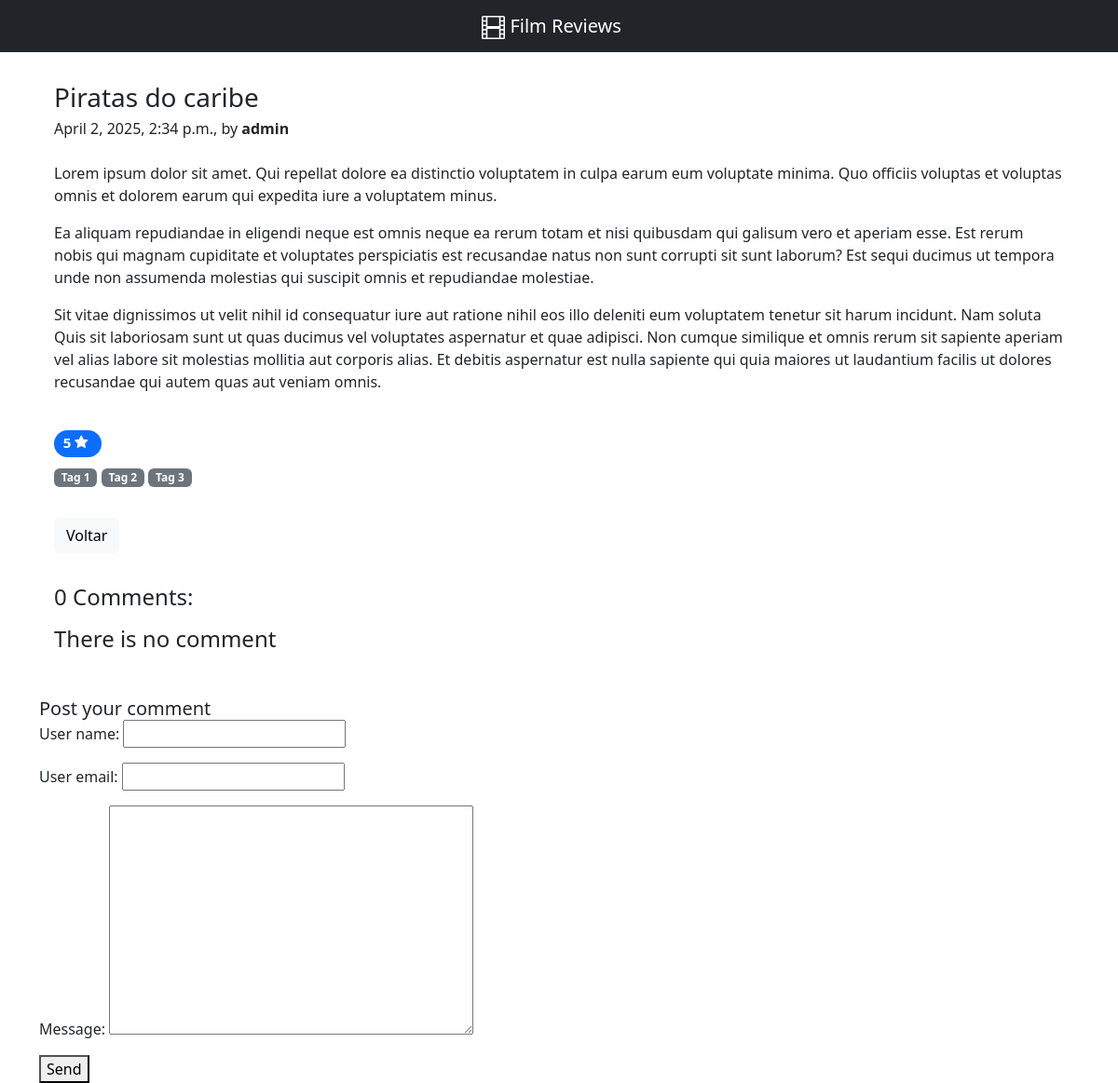
/reviews/2025/4/2/piratas-do-caribe, run on an earlier commit of the app's database.
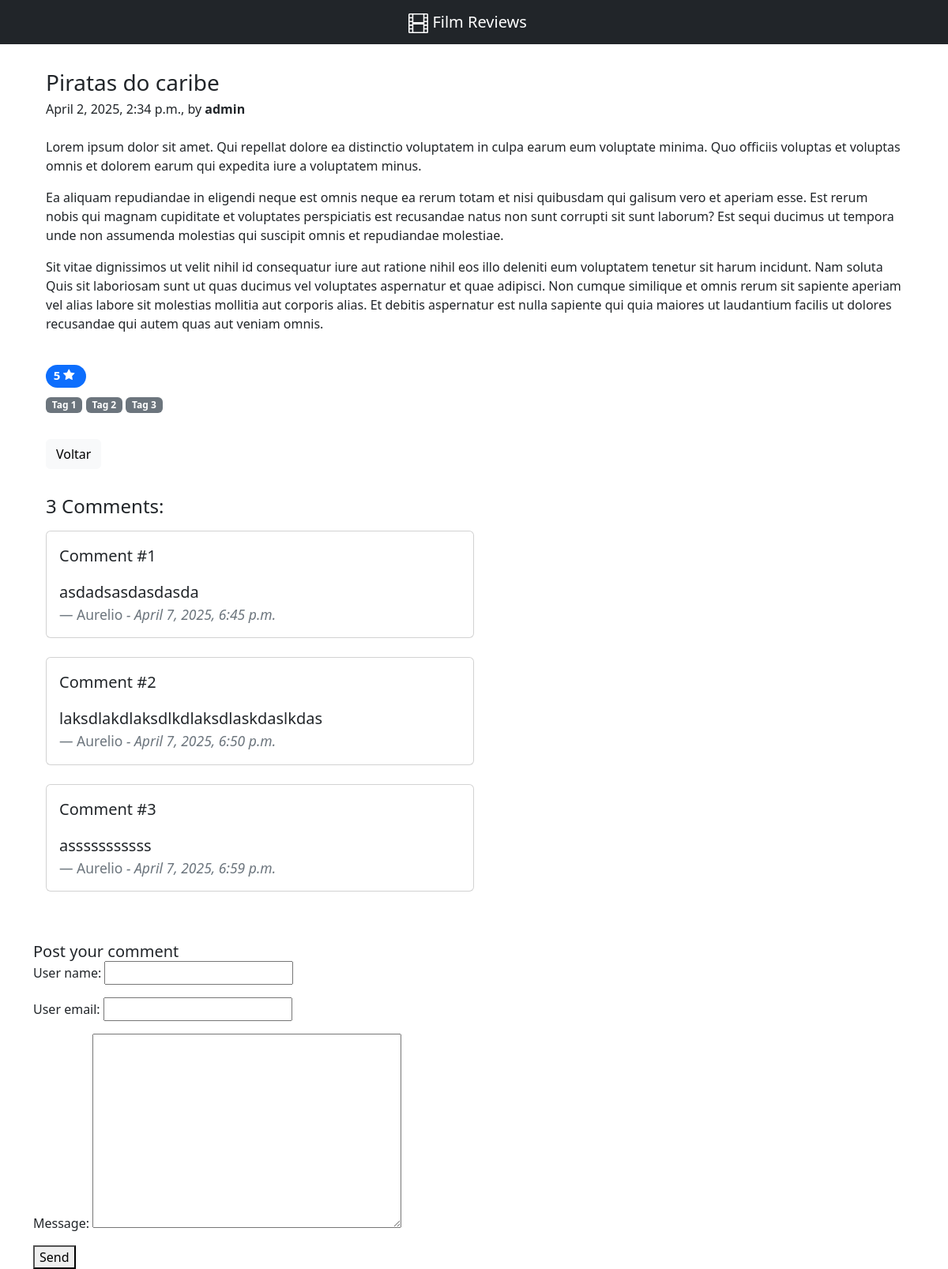
And on a later commit of the database.
### review/models.py (models this page shows)
class Comment(models.Model):
    review = models.ForeignKey(Review, on_delete=models.CASCADE, related_name="comments")
    user_name = models.CharField(max_length=200)
    user_email = models.EmailField()
    message = models.TextField(max_length=400)
    active = models.BooleanField(default=True)
    created_at = models.DateTimeField(auto_now_add=True)
    updated_at = models.DateTimeField(auto_now=True)

### review/views.py (the view)
# urls.py: path("<int:year>/<int:month>/<int:day>/<slug:slugfied_title>", views.review_detail, name="review_detail"),
def review_detail(request, year, month, day, slugfied_title):
    form = CommentForm()
    review: Review = get_object_or_404(
        Review.published,
        published_ad__year=year,
        published_ad__month=month,
        published_ad__day=day,
        slugfied_title = slugfied_title
    )
    comments = review.comments.filter(active=True)
    return render(request, "review/detail.html", {"review": review, "form": form, "comments": comments})

### review/forms.py
class CommentForm(forms.ModelForm):
    class Meta:
        model = Comment
        fields = ["user_name","user_email","message"]

### review/models.py (called while the page is built)
    def get_queryset(self) -> QuerySet:
        return super().get_queryset().filter(status='10')

### review/templates/review/detail.html (shortened to what this page needs)
{% extends 'review/base.html' %}
{% block content %}
    <div class="col-md-12 mx-auto">
      <div class="card flex-md-row mb-4 h-md-250 border-0">
        <div class="card-body d-flex flex-column align-items-start">
          <h3 class="mb-1">{{ review.title }}</h3>
          <div class="mb-4">
            {{ review.published_ad }}, by <strong>{{ review.author.username }}</strong>
          </div>
          <p class="card-text mb-auto">{{ review.body | linebreaks }}</p>
          <div class="bd-example m-0 border-0 mt-2">
            <h5>
              <span class="badge rounded-pill text-bg-primary">
                {{ review.rating }}
              </span>
            </h5>
            <a href=""><span class="badge text-bg-secondary">Tag 1</span></a>
            <a href=""><span class="badge text-bg-secondary">Tag 2</span></a>
            <a href=""><span class="badge text-bg-secondary">Tag 3</span></a>
          </div>
          <a href="{% url "reviews:review_list" %}" class="btn btn-light">Voltar</a>
          {% with comments_total=comments.count %}
          <h4 class="mb-3">{{ comments_total }} Comment{{ comments_total|pluralize }}: </h4>
          {% endwith %}
          {% for comment in comments %}
            <div class="card mb-4 col-md-6">
              <div class="card-body">
                <blockquote class="blockquote mb-0">
                  <p>Comment #{{ forloop.counter }}</p>
                  <p>{{ comment.message }}</p>
                  <footer class="blockquote-footer">{{ comment.user_name }} <cite title="Source Title"> - {{ comment.created_at }}</cite></footer>
                </blockquote>
              </div>
            </div>
          {% empty %}
            <h4>There is no comment</h4>
          {% endfor %}
          {% include 'review/includes/comment_form.html' %}
        </div>
{% endblock %}

What changed in the data, as far as the page shows it:
added Comment: message "asdadsasdasdasda", user_name "Aurelio", created_at "April 7, 2025, 6:45 p.m."
added Comment: message "laksdlakdlaksdlkdlaksdlaskdaslkdas", user_name "Aurelio", created_at "April 7, 2025, 6:50 p.m."
added Comment: message "asssssssssss", user_name "Aurelio", created_at "April 7, 2025, 6:59 p.m."
Also different on the page:
{{ comments_total }}: "0" → "3"
text no longer shown: "There is no comment"
